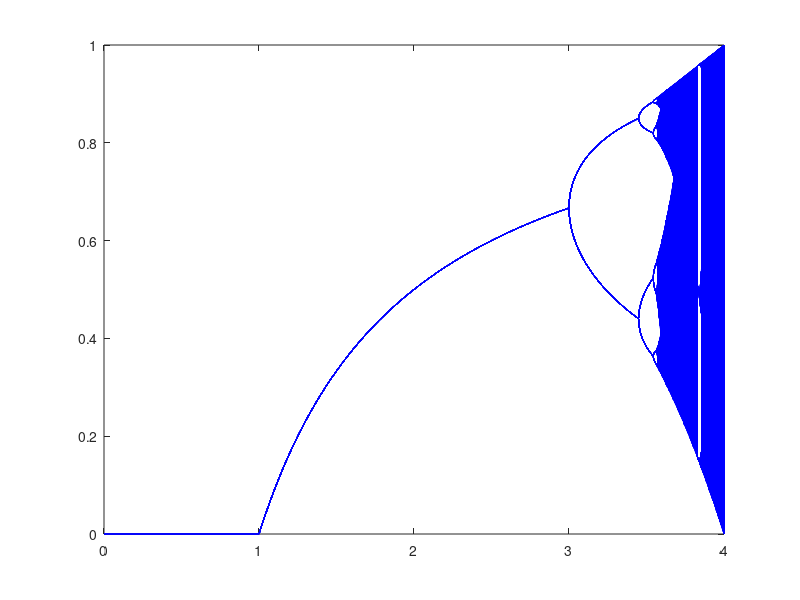

Source code (MATLAB):
%%% EE372 - Modeling and Simulation - Assignment 2 - Introduction to chaos
%%% Jared Jackson
%%% Due Feb 13th


%%% This code is written to model and plot the outcomes of a dripping faucet.
%%%
%%% The Logistic mapping (mapping, not fuction since each input can have multipe
%%% outputs), is just about the simplest logistic function I think exists.
%%% Despite this simplicity, it applies well to a variety of situations like
%%% simple populations, radioactive decay, and of course, dripping water.
%%%
%%% 

%%% Just MATLAB Things %%%%%%%%%%%%%%%%%%%%%%%%%%%%%%%%%%%%%%%%%%%%%%%%%%%%%%%%%
close all; clear variables; clc;
%%%%%%%%%%%%%%%%%%%%%%%%%%%%%%%%%%%%%%%%%%%%%%%%%%%%%%%%%%%%%%%%%%%%%%%%%%%%%%%%

%%% Time Time Time
tic

%%% Sandbox %%%%%%%%%%%%%%%%%%%%%%%%%%%%%%%%%%%%%%%%%%%%%%%%%%%%%%%%%%%%%%%%%%%%

%%% Number of iterations for the equation; Lager = more resolution
iterations = 1000;

%%% (4/xRes + 1) points in the X axis; Smaller = more resolution
xRes = 1/1000;

%%% NUmber of points in the Y axis; Larger = more resolution
yRes = 128;

%%%%%%%%%%%%%%%%%%%%%%%%%%%%%%%%%%%%%%%%%%%%%%%%%%%%%%%%%%%%%%%%%%%%%%%%%%%%%%%%


r = 0:xRes:4;
X = zeros((iterations), (4/xRes + 1));
X(1,:) = 0.5;

for i = 2:1:(iterations  + yRes)
  X(i,:) = r .* X(i - 1,:) .* (1 - X(i - 1,:));
end

%%% Call It UI %%%%%%%%%%%%%%%%%%%%%%%%%%%%%%%%%%%%%%%%%%%%%%%%%%%%%%%%%%%%%%%%%
plot(r, X(iterations :iterations  + yRes,:), '-b');
xlim([0 4]);
ylim([0 1]);
%%%%%%%%%%%%%%%%%%%%%%%%%%%%%%%%%%%%%%%%%%%%%%%%%%%%%%%%%%%%%%%%%%%%%%%%%%%%%%%%

%%% See What's Become Of Me
toc